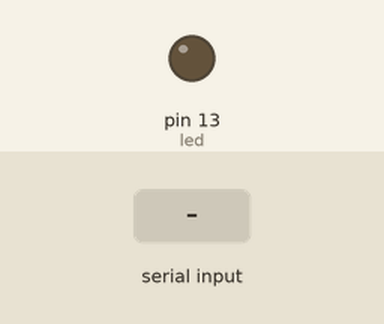
Simulated run of this sketch. Board: Arduino Uno, built with avr-gcc and run on an emulated ATmega328P. Parts: output pins drawn as LEDs (lit = HIGH). The test bench sets the inputs (shaded band).

Above: at 1.2 s.
1.3 s: "a" received over Serial
At 1.9 s:
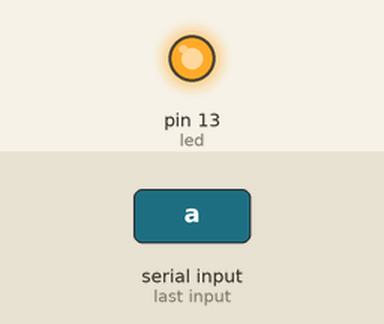
2.8 s: "b" received over Serial
At 4.2 s:
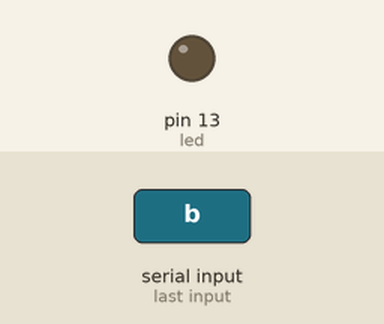
Timing chart, 0 to 5.8 s (numbered marks = the images above; inputs shaded):
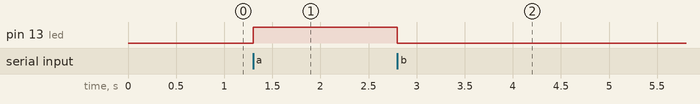

Measured:
- after the input at 1.3 s, pin 13 (led): LOW → HIGH at once
- after the input at 2.8 s, pin 13 (led): HIGH → LOW at once

The sketch:

2.led_bluetooth.ino
```cpp
#define led 13

void setup()
{
  Serial.begin(9600);
  pinMode(led, OUTPUT);
}

void loop()
{
  if(Serial.available())
  {
    char c = Serial.read();
    if(c == 'a')
    {
      digitalWrite(led, HIGH);
    }
    else if(c == 'b')
    {
      digitalWrite(led, LOW);
    }
    delay(50);
  }
}
```
